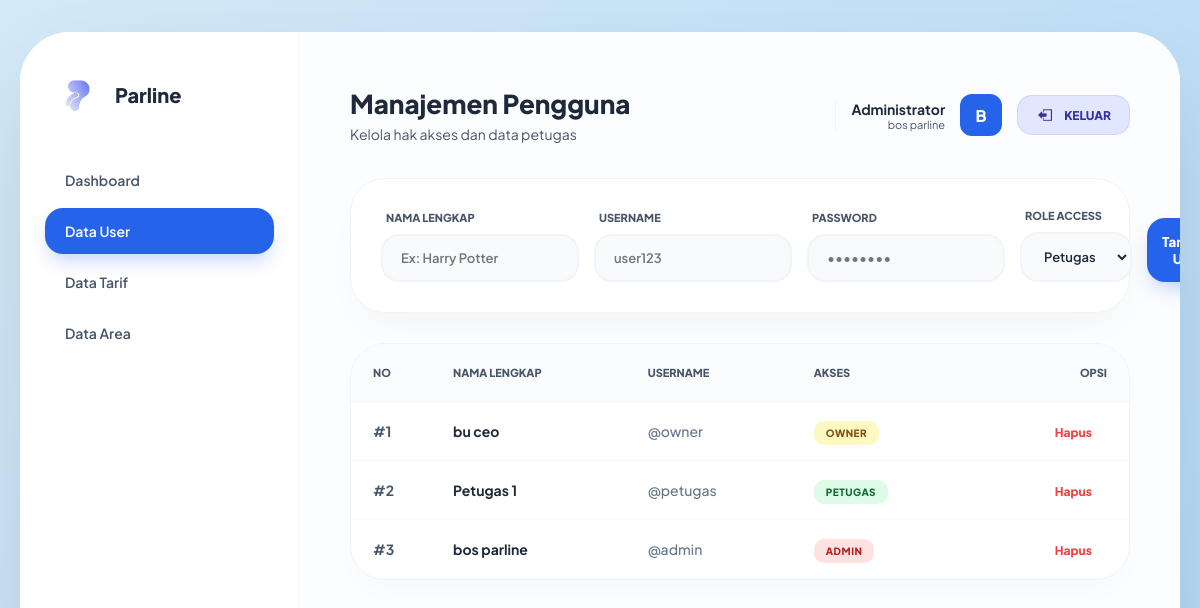
The page /admin/kelola_user.php (signed in) on the database its author committed.
### tables this page shows
CREATE TABLE `tb_user` (
  `id_user` int(11) NOT NULL,
  `nama_lengkap` varchar(50) DEFAULT NULL,
  `username` varchar(50) DEFAULT NULL,
  `password` varchar(100) DEFAULT NULL,
  `role` enum('admin','petugas','owner') DEFAULT NULL,
  `status_aktif` tinyint(1) DEFAULT 1
);

### admin/kelola_user.php (the view, shortened to what this page needs)
<?php
include '../config/koneksi.php';
?>
<!DOCTYPE html>
<html lang="id">
<head>
</head>
<body>
    <div class="app-container">
        <div class="sidebar">
            <div class="logo-section">
                <img src="../parline.png" alt="Logo">
                <h2>Parline</h2>
            </div>
            <div class="nav-menu">
                <a href="dashboard.php"> Dashboard</a>
                <a href="kelola_user.php" class="active"> Data User</a>
                <a href="tarif_parkir.php"> Data Tarif</a>
                <a href="area_parkir.php"> Data Area</a>
            </div>
        </div>
        <div class="main-content">
            <div class="header-top">
                <div>
                    <h1 style="font-size: 26px; font-weight: 800; color: var(--text-main); margin: 0;">Manajemen Pengguna</h1>
                    <p style="color: var(--text-sub); margin: 5px 0 0 0; font-size: 14px;">Kelola hak akses dan data petugas</p>
                </div>
                <div class="user-nav-wrapper">
                    <div class="profile-stack">
                        <div style="font-weight: 700; font-size: 14px; color: var(--text-main);">Administrator</div>
                        <div style="font-size: 11px; color: var(--text-sub);"><?= $_SESSION['nama'] ?? 'Admin' ?></div>
                    </div>
                    <div class="user-avatar">
                        <?= strtoupper(substr($_SESSION['nama'] ?? 'A', 0, 1)) ?>
                    </div>
                    <a href="../logout.php" class="btn-logout-direct">
                        <img src="logout.png" alt="Logout" onerror="this.src='https://cdn-icons-png.flaticon.com/512/182/182448.png';">
                        <span>KELUAR</span>
                    </a>
                </div>
            </div>
            <div class="form-card">
                <form method="POST" class="grid-form">
                    <div class="input-group">
                        <label>Nama Lengkap</label>
                        <input type="text" name="nama_lengkap" placeholder="Ex: Harry Potter" required>
                    </div>
                    <div class="input-group">
                        <label>Username</label>
                        <input type="text" name="username" placeholder="user123" required>
                    </div>
                    <div class="input-group">
                        <label>Password</label>
                        <input type="password" name="password" placeholder="••••••••" required>
                    </div>
                    <div class="input-group">
                        <label>Role Access</label>
                        <select name="role" required>
                            <option value="petugas">Petugas</option>
                        </select>
                    </div>
                    <button type="submit" name="simpan" class="btn-simpan">Tambah User</button>
                </form>
            </div>
            <div class="table-container">
                <table>
                    <thead>
                        <tr>
                            <th width="80">No</th>
                            <th>Nama Lengkap</th>
                            <th>Username</th>
                            <th>Akses</th>
                            <th style="text-align: right;">Opsi</th>
                        </tr>
                    </thead>
                    <tbody>
                        <?php
                        $no = 1;
                        $q = mysqli_query($koneksi, "SELECT * FROM tb_user ORDER BY id_user DESC");
                        while($data = mysqli_fetch_assoc($q)){
                        ?>
                        <tr>
                            <td style="color: var(--text-sub); font-weight: 700;">#<?= $no++ ?></td>
                            <td style="font-weight: 700;"><?= $data['nama_lengkap'] ?></td>
                            <td style="color: #64748b; font-weight: 500;">@<?= $data['username'] ?></td>
                            <td><span class="role-badge role-<?= strtoupper($data['role']) ?>"><?= strtoupper($data['role']) ?></span></td>
                            <td style="text-align: right;">
                                <a href="?hapus=<?= $data['id_user'] ?>" class="btn-hapus" onclick="return confirm('Yakin ingin menghapus user ini?')">Hapus</a>
                            </td>
                        </tr>
                        <?php } ?>
                    </tbody>
                </table>
            </div>
        </div>
    </div>
</body>
</html>

### admin/kelola_user.php (style rules this page uses)
:root { --primary: #2563eb; --primary-light: #60a5fa; --grad-1: #d4e9f7; --grad-2: #b2d7f5; --text-main: #1e293b; --text-sub: #475569; --danger: #ef4444; --success: #10b981; --indigo-soft: #e0e7ff; }
* { box-sizing: border-box; font-family: 'Plus Jakarta Sans', sans-serif; }
body { margin: 0; background: linear-gradient(135deg, var(--grad-1) 0%, var(--grad-2) 100%); background-attachment: fixed; display: flex; justify-content: center; align-items: center; min-height: 100vh; padding: 20px; }
.app-container { width: 100%; max-width: 1400px; height: 92vh; background: white; border-radius: 50px; display: flex; overflow: hidden; box-shadow: 0 40px 100px -20px rgba(0, 0, 0, 0.15); }
.sidebar { width: 280px; background: white; padding: 40px 25px; display: flex; flex-direction: column; border-right: 1px solid #f0f4f8; }
.logo-section { display: flex; align-items: center; gap: 15px; padding: 0 10px; margin-bottom: 40px; }
.logo-section img { width: 45px; height: 45px; border-radius: 12px; }
.logo-section h2 { font-size: 20px; margin: 0; color: var(--text-main); font-weight: 800; }
.nav-menu { flex-grow: 1; }
.nav-menu a { display: flex; align-items: center; gap: 12px; padding: 14px 20px; text-decoration: none; color: var(--text-sub); font-size: 14px; font-weight: 600; margin-bottom: 5px; border-radius: 18px; transition: 0.3s; }
.nav-menu a.active { background: var(--primary); color: white; box-shadow: 0 10px 20px -5px rgba(37, 99, 235, 0.3); }
.main-content { flex: 1; background: #fcfdfe; padding: 40px 50px; overflow-y: auto; }
.header-top { display: flex; justify-content: space-between; align-items: center; margin-bottom: 35px; padding-top: 15px; }
.user-nav-wrapper { display: flex; align-items: center; gap: 15px; }
.profile-stack { text-align: right; border-left: 1px solid #f1f5f9; padding-left: 15px; }
.user-avatar { width: 42px; height: 42px; background: var(--primary); border-radius: 12px; color: white; display: flex; align-items: center; justify-content: center; font-weight: 800; }
.btn-logout-direct { display: flex; align-items: center; gap: 10px; background: var(--indigo-soft); color: #3730a3; text-decoration: none; padding: 10px 18px; border-radius: 15px; font-size: 12px; font-weight: 800; transition: 0.3s ease; border: 1px solid rgba(55, 48, 163, 0.1); }
.btn-logout-direct img { width: 18px; filter: invert(18%) sepia(48%) saturate(3651%) hue-rotate(238deg) brightness(91%) contrast(100%); }
.form-card { background: white; padding: 30px; border-radius: 35px; margin-bottom: 30px; border: 1px solid #f0f4f8; box-shadow: 0 20px 40px -15px rgba(0,0,0,0.05); }
.grid-form { display: grid; grid-template-columns: 1.2fr 1fr 1fr 0.8fr 0.6fr; gap: 15px; align-items: end; }
.input-group { display: flex; flex-direction: column; gap: 10px; }
.input-group label { font-size: 11px; font-weight: 800; color: var(--text-sub); text-transform: uppercase; padding-left: 5px; }
.input-group input, .input-group select { padding: 14px 18px; border-radius: 18px; border: 2px solid #f1f5f9; background: #f8fafc; font-size: 13px; outline: none; transition: 0.3s; font-weight: 600; color: var(--text-main); }
.btn-simpan { background: var(--primary); color: white; border: none; padding: 15px; border-radius: 18px; font-weight: 800; cursor: pointer; transition: 0.3s; box-shadow: 0 10px 20px -5px rgba(37, 99, 235, 0.3); }
.table-container { background: white; border-radius: 35px; border: 1px solid #f0f4f8; overflow: hidden; box-shadow: 0 15px 30px -10px rgba(0,0,0,0.03); }
table { width: 100%; border-collapse: collapse; }
th { text-align: left; padding: 22px; color: var(--text-sub); font-size: 11px; font-weight: 800; text-transform: uppercase; background: #fafbfc; border-bottom: 1px solid #f1f5f9; }
td { padding: 20px 22px; font-size: 14px; color: var(--text-main); border-bottom: 1px solid #f8fafc; }
.role-badge { padding: 6px 12px; border-radius: 10px; font-size: 10px; font-weight: 800; letter-spacing: 0.5px; }
.role-ADMIN { background: #fee2e2; color: #b91c1c; }
.role-PETUGAS { background: #dcfce7; color: #166534; }
.role-OWNER { background: #fef9c3; color: #854d0e; }
.btn-hapus { color: var(--danger); text-decoration: none; font-weight: 800; font-size: 12px; padding: 8px 15px; border-radius: 10px; transition: 0.3s; }

### rows shown on the page
tb_user: nama_lengkap "bu ceo", username "owner", role "OWNER"
tb_user: nama_lengkap "Petugas 1", username "petugas", role "PETUGAS"
tb_user: nama_lengkap "bos parline", username "admin", role "ADMIN"

### other values the page prints
$_SESSION['nama'] "bos parline"
substr($_SESSION['nama'] ?? 'A', 0, 1) "B"
